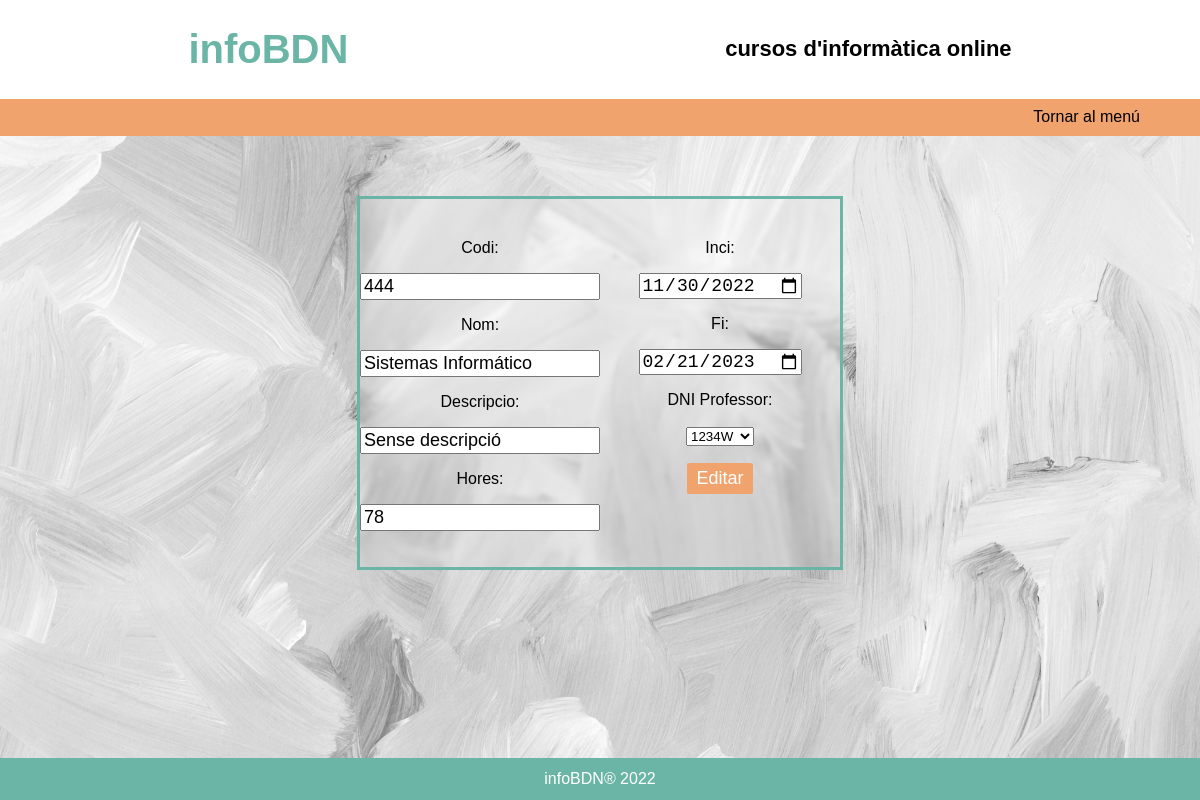
Page /EditarCurso2.php?id=444 (signed in) on the committed database.
### tables this page shows
CREATE TABLE `cursos` (
  `CODI` int(11) NOT NULL,
  `NOM` varchar(20) NOT NULL,
  `DESCRIPCIO` varchar(50) NOT NULL,
  `HORES` int(11) NOT NULL,
  `INICI` date NOT NULL,
  `FI` date NOT NULL,
  `DNIPROFESSOR` varchar(20) NOT NULL,
  `ACTIU` tinyint(1) NOT NULL
);

### EditarCurso2.php (the view, shortened to what this page needs)
<!DOCTYPE html>
<html lang="en">
<head>
    <link rel="stylesheet" type="text/css" href="styles.css"/>
</head>
<body>
    <?php
        if(isset($_SESSION['admin'])){?>
            <header>
                <h1 class="logo">infoBDN</h1>
                <h6 class="slogan">cursos d'informàtica online</h6>
            </header>
            <nav>
            <a href="IndexAdmin.php">Tornar al menú</a>
            </nav>
            <main class="bgEdit">
                <?php
                    $conection = bbdd();
                    $id=$_GET['id'];
                    $query= "SELECT * FROM cursos WHERE codi='$id'";
                    $consult = mysqli_query($conection, $query);
                    $resultados=$consult->fetch_array(MYSQLI_ASSOC);
                    ?>
                    <form class="editCurso" action="EditarCurso3.php" method="POST" enctype="multipart/form-data">
                    <div>
                        <p>Codi:</p>
                        <input type="number" name="CODI" value="<?php echo $resultados['CODI']?>" readonly="readonly" required>
                        <p>Nom:</p>
                        <input type="text" name="NOM" value="<?php echo $resultados['NOM']?>" required><br>
                        <p>Descripcio:</p>
                        <input type="text" name="DESCRIPCIO" value="<?php echo $resultados['DESCRIPCIO']?>" ><br>
                        <p>Hores:</p>
                        <input type="number" name="HORES" value="<?php echo $resultados['HORES']?>" required><br>
                    </div>
                    <div>
                        <p>Inci:</p>
                        <input type="date" name="INICI" value="<?php echo $resultados['INICI']?>" required><br>
                        <p>Fi:</p>
                        <input type="date" name="FI" value="<?php echo $resultados['FI']?>" required><br>
                        <p>DNI Professor:</p>
                        <select name="DNI">
                            <option value=<?php echo $resultados['DNIPROFESSOR'] ?>><?php echo $resultados['DNIPROFESSOR']?></option>
                        </select>
                        <input class="editcurs" href="EditarCurso3.php" type="submit" name="enviar" value="Editar"/>
                    </div>
                </form>
            </main>
            <footer>
                <p>infoBDN® 2022</p>
            </footer>
        <?php }
        else{
            ?>
            <META HTTP-EQUIV="REFRESH" CONTENT="0;URL=LogIn.php">
            <?php
        }
    ?>
</body>
</html>

### styles.css (style rules this page uses)
html { height:100%; }
body { margin:0; display: flex; flex-direction: column; height: 100%; font-family: 'Trebuchet MS', 'Lucida Sans Unicode', 'Lucida Grande', 'Lucida Sans', Arial, sans-serif; }
header { display: flex; justify-content: space-around; align-items: center; }
.logo { color:#6BB5A6;font-size: 40px; }
.slogan { font-size:22px;margin:0; }
footer { display: flex; justify-content: center; position: relative; width:100%; bottom: 0; background-color:#6BB5A6; }
footer p { margin:1% 5%;color:#ffffff; }
nav { display:flex; justify-content: right; padding:0.8% 0; background-color: #F0A36C; }
nav a { margin-right:5%;text-decoration: none;color:black; }
.formlogin p, input { font-size:18px; }
main { height:100%; }
.bgEdit { background-image: url(img/bgEdit.png); background-size: cover; }
.editCurso { display:grid; grid-template-columns:50% 50%; width: 40%; border: 3px solid #6BB5A6; margin: 0 auto; text-align: center; padding-bottom:3%; padding-top:2%; margin-top:5%; margin-bottom:5%; backdrop-filter: blur(2px); }
.editcurs { margin: 0 auto; align-items: center; display: block; margin-top:7%; background-color:#F0A36C; border:none; border-radius: 5%; padding:2% 4%; color:#ffffff; }
form div select { margin-top:1%; }

### rows in the picture
cursos: CODI "444", NOM "Sistemas Informático", DESCRIPCIO "Sense descripció", HORES "78", INICI "11/30/2022", FI "02/21/2023", DNI "1234W"
